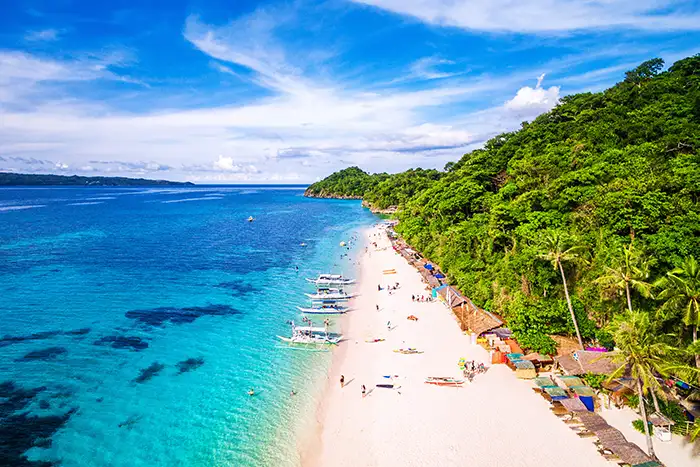
#> input picture image/pantai.webp, 700 x 467 px
$ python 06_operasi_bitwise.py
#> lines starting #> are read from the running program, lines starting #| are printed output that depends on the picture; after the words box and inside, x2 and y2 are one past the last pixel; in counts of white or black regions, pixels touching at a corner belong together
"""
==========================================================================
PERCOBAAN 6: OPERASI BITWISE
==========================================================================
Program ini mempelajari operasi bitwise (operasi bit per bit) pada gambar.
Operasi bitwise sangat berguna untuk membuat mask, overlay logo, dan
menggabungkan gambar secara selektif.

Fungsi utama:
- cv2.bitwise_and(img1, img2)  : AND → Hanya piksel yang sama-sama ON
- cv2.bitwise_or(img1, img2)   : OR  → Piksel yang salah satunya ON
- cv2.bitwise_xor(img1, img2)  : XOR → Piksel yang berbeda saja
- cv2.bitwise_not(img)          : NOT → Invert semua bit

Konsep: Setiap piksel = 8 bit (0000 0000 - 1111 1111)
AND : 1 & 1 = 1, lainnya = 0
OR  : 0 | 0 = 0, lainnya = 1
XOR : sama = 0, beda = 1
NOT : 0 → 1, 1 → 0
==========================================================================
"""

import cv2
import numpy as np
import os
import matplotlib.pyplot as plt

SCRIPT_DIR = os.path.dirname(os.path.abspath(__file__))
IMAGE_DIR = os.path.join(SCRIPT_DIR, "image")
OUTPUT_DIR = os.path.join(SCRIPT_DIR, "output")
os.makedirs(OUTPUT_DIR, exist_ok=True)

print("=" * 60)
print("PERCOBAAN 6: OPERASI BITWISE")
print("=" * 60)

# ============================================================
# 1. Membuat dua gambar sederhana untuk demo bitwise
# ============================================================

# Membuat gambar persegi oranye di atas latar hitam
img_rect = np.zeros((400, 400, 3), dtype=np.uint8)
# cv2.rectangle(img, titik_kiri_atas, titik_kanan_bawah, warna, ketebalan)
# ketebalan -1 = filled (terisi penuh)
cv2.rectangle(img_rect, (50, 50), (250, 250), (0, 165, 255), -1)  # oranye (BGR)

# Membuat gambar lingkaran cyan di atas latar hitam
img_circle = np.zeros((400, 400, 3), dtype=np.uint8)
# cv2.circle(img, titik_pusat, radius, warna, ketebalan)
cv2.circle(img_circle, (250, 250), 150, (255, 200, 0), -1)  # cyan (BGR)

print("[INFO] Dua gambar mask dibuat: persegi dan lingkaran")

# ============================================================
# 2. Operasi AND - Irisan (intersection)
# ============================================================

# AND: Piksel = putih HANYA jika di kedua gambar pikselnya putih
# ★ KODE INTI ★ — Efek: hanya area OVERLAP (irisan) yang tersisa, sisanya hitam
hasil_and = cv2.bitwise_and(img_rect, img_circle)
print("[INFO] AND: Hanya area yang overlap yang berwarna putih")

# ============================================================
# 3. Operasi OR - Gabungan (union)
# ============================================================

# OR: Piksel = putih jika di salah satu atau kedua gambar pikselnya putih
# Berguna untuk: menggabungkan dua mask
hasil_or = cv2.bitwise_or(img_rect, img_circle)
print("[INFO] OR: Area gabungan kedua bentuk berwarna putih")

# ============================================================
# 4. Operasi XOR - Perbedaan simetris (symmetric difference)
# ============================================================

# XOR: Piksel = putih HANYA jika di salah satu gambar (bukan keduanya)
# Berguna untuk: mendeteksi perbedaan antara dua gambar
hasil_xor = cv2.bitwise_xor(img_rect, img_circle)
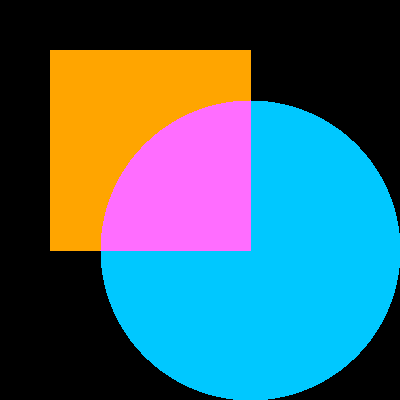
#> hasil_xor: shape (400, 400, 3); mean of channels 0, 1, 2 112.6, 101.5, 64.4; drawn as B, G, R
print("[INFO] XOR: Hanya area yang berbeda yang berwarna putih")

# ============================================================
# 5. Operasi NOT - Invert (komplemen)
# ============================================================

# NOT: Membalik semua bit → putih jadi hitam, hitam jadi putih
# Berguna untuk: membuat mask invers
hasil_not_rect = cv2.bitwise_not(img_rect)
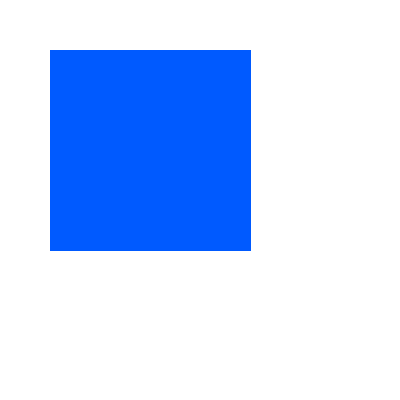
#> hasil_not_rect: shape (400, 400, 3); mean of channels 0, 1, 2 255, 213.3, 190.6; drawn as B, G, R
hasil_not_circle = cv2.bitwise_not(img_circle)
print("[INFO] NOT: Warna dibalik")

# ============================================================
# 6. Visualisasi operasi bitwise dasar
# ============================================================

fig, axes = plt.subplots(2, 3, figsize=(15, 10))

axes[0, 0].imshow(cv2.cvtColor(img_rect, cv2.COLOR_BGR2RGB))
axes[0, 0].set_title("Persegi (A)")

axes[0, 1].imshow(cv2.cvtColor(img_circle, cv2.COLOR_BGR2RGB))
axes[0, 1].set_title("Lingkaran (B)")

axes[0, 2].imshow(cv2.cvtColor(hasil_and, cv2.COLOR_BGR2RGB))
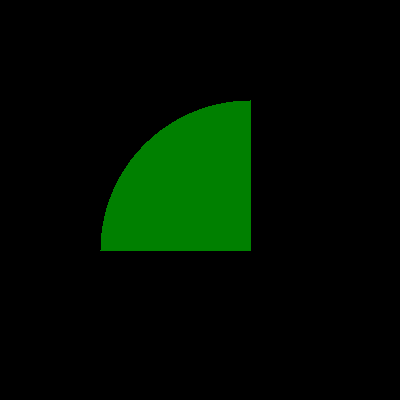
#> hasil_and: shape (400, 400, 3); mean of channels 0, 1, 2 0, 14.3, 0; drawn as B, G, R
axes[0, 2].set_title("A AND B\n(Irisan/Intersection)")

axes[1, 0].imshow(cv2.cvtColor(hasil_or, cv2.COLOR_BGR2RGB))
axes[1, 0].set_title("A OR B\n(Gabungan/Union)")

axes[1, 1].imshow(cv2.cvtColor(hasil_xor, cv2.COLOR_BGR2RGB))
axes[1, 1].set_title("A XOR B\n(Perbedaan Simetris)")

axes[1, 2].imshow(cv2.cvtColor(hasil_not_rect, cv2.COLOR_BGR2RGB))
axes[1, 2].set_title("NOT A\n(Invert Persegi)")

for ax in axes.flat:
    ax.axis("off")

plt.suptitle("Percobaan 6: Operasi Bitwise Dasar", fontsize=16, fontweight="bold")
plt.tight_layout()

output_path = os.path.join(OUTPUT_DIR, "06_bitwise_dasar_hasil.png")
plt.savefig(output_path, dpi=150, bbox_inches="tight")
print(f"\n[OUTPUT] Bitwise dasar: {output_path}")
plt.show()

# ============================================================
# 7. Aplikasi: Overlay Logo menggunakan bitwise
# ============================================================
print("\n--- Aplikasi: Overlay Logo menggunakan Bitwise ---")

# Membaca gambar latar belakang
img_bg = cv2.imread(os.path.join(IMAGE_DIR, "pantai.webp"))
#> img_bg is the input picture: shape (467, 700, 3); mean B, G, R 171.3, 159.6, 108.7
if img_bg is None:
    print("[ERROR] Gambar pantai.webp tidak ditemukan!")
    exit()

# Membaca foto laila sebagai gambar yang akan di-overlay ke background
img_logo = cv2.imread(os.path.join(IMAGE_DIR, "laila.jpeg"))
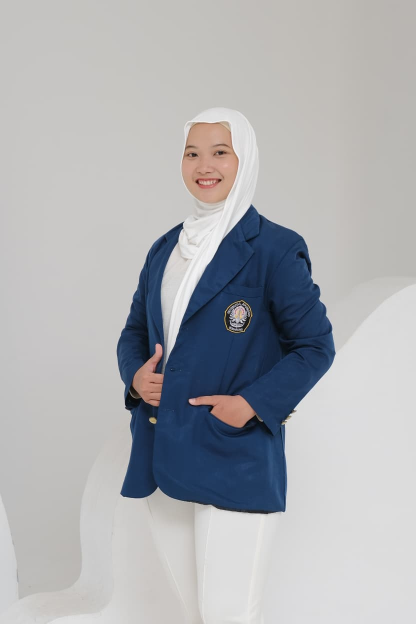
#> input picture image/laila.jpeg, 832 x 1248 px (shown at 1/2 size)
#> img_logo is the input picture: shape (1248, 832, 3); mean B, G, R 178.2, 175, 173.5

# Mengubah ukuran logo agar lebih kecil dari background
# Mengambil 1/4 lebar background sebagai lebar logo
lebar_logo = img_bg.shape[1] // 4
#> lebar_logo = 175
tinggi_logo = int(img_logo.shape[0] * lebar_logo / img_logo.shape[1])
#> tinggi_logo = 262
img_logo = cv2.resize(img_logo, (lebar_logo, tinggi_logo))
#> img_logo: shape (262, 175, 3)

# Mengkonversi logo ke grayscale untuk membuat mask
logo_gray = cv2.cvtColor(img_logo, cv2.COLOR_BGR2GRAY)

# Membuat mask binary dari logo (putih = ada logo, hitam = tidak)
# cv2.threshold() mengkonversi ke binary: piksel > 10 → putih, sisanya hitam
_, mask_logo = cv2.threshold(logo_gray, 10, 255, cv2.THRESH_BINARY)
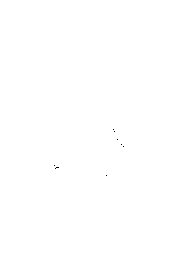
#> mask_logo: shape (262, 175); 100% white; black in thin lines or dots, all inside (x1, y1, x2, y2) = (54, 129, 124, 176)

# Membuat mask invers (kebalikan dari mask_logo)
mask_logo_inv = cv2.bitwise_not(mask_logo)

# Menentukan posisi overlay (kanan atas)
y_offset = 10
x_offset = img_bg.shape[1] - lebar_logo - 10
#> x_offset = 515

# Mengambil Region of Interest (ROI) dari background di posisi logo
roi = img_bg[y_offset:y_offset + tinggi_logo, x_offset:x_offset + lebar_logo]
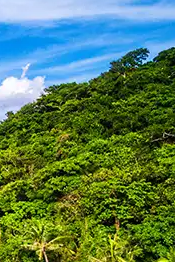
#> roi: shape (262, 175, 3); mean B, G, R 86.1, 123, 86.7

# ★ KODE INTI (Overlay Teknik 3 Langkah) ★
# LANGKAH 1: Hapus area logo dari ROI menggunakan AND + mask invers
# Area di mana logo akan ditaruh menjadi hitam
bg_area = cv2.bitwise_and(roi, roi, mask=mask_logo_inv)

# LANGKAH 2: Ambil hanya area logo menggunakan AND + mask
logo_area = cv2.bitwise_and(img_logo, img_logo, mask=mask_logo)

# LANGKAH 3: Gabungkan background (tanpa area logo) + logo
# Karena bg_area dan logo_area TIDAK overlap, penjumlahan = penggabungan bersih
kombinasi = cv2.add(bg_area, logo_area)

# Memasukkan hasil gabungan kembali ke gambar background
img_hasil = img_bg.copy()
img_hasil[y_offset:y_offset + tinggi_logo, x_offset:x_offset + lebar_logo] = kombinasi
#> img_hasil: shape (467, 700, 3); 14.02% of pixels changed, all inside (x1, y1, x2, y2) = (515, 10, 690, 272)

print("  Logo berhasil di-overlay ke gambar background!")

# Visualisasi proses overlay
fig2, axes2 = plt.subplots(2, 3, figsize=(18, 10))

axes2[0, 0].imshow(cv2.cvtColor(roi, cv2.COLOR_BGR2RGB))
axes2[0, 0].set_title("1. ROI (Area target)")

axes2[0, 1].imshow(mask_logo, cmap="gray")
axes2[0, 1].set_title("2. Mask Logo")

axes2[0, 2].imshow(mask_logo_inv, cmap="gray")
axes2[0, 2].set_title("3. Mask Invers")

axes2[1, 0].imshow(cv2.cvtColor(bg_area, cv2.COLOR_BGR2RGB))
axes2[1, 0].set_title("4. BG tanpa area logo\n(AND + mask invers)")

axes2[1, 1].imshow(cv2.cvtColor(logo_area, cv2.COLOR_BGR2RGB))
axes2[1, 1].set_title("5. Logo saja\n(AND + mask)")

axes2[1, 2].imshow(cv2.cvtColor(img_hasil, cv2.COLOR_BGR2RGB))
axes2[1, 2].set_title("6. Hasil Akhir\n(Background + Logo)")

for ax in axes2.flat:
    ax.axis("off")

plt.suptitle("Proses Overlay Logo dengan Bitwise Operations", fontsize=14, fontweight="bold")
plt.tight_layout()

output_path2 = os.path.join(OUTPUT_DIR, "06_overlay_logo_hasil.png")
plt.savefig(output_path2, dpi=150, bbox_inches="tight")
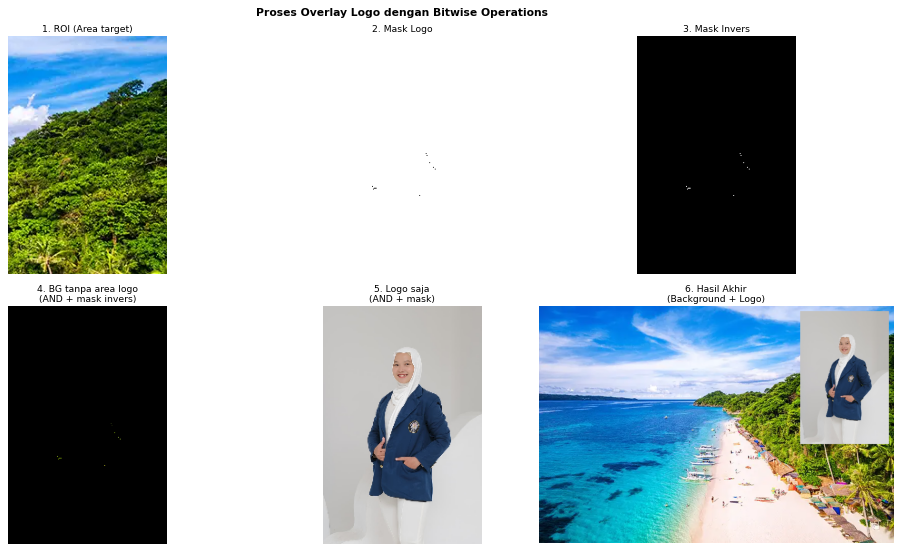
#> figure drawn by matplotlib, 6 panels
print(f"[OUTPUT] Overlay logo: {output_path2}")
plt.show()

# ============================================================
# RINGKASAN
# ============================================================
print("\n" + "=" * 60)
print("RINGKASAN PERCOBAAN 6")
print("=" * 60)
print("Operasi Bitwise:")
print("  1. AND : Mengambil irisan (piksel ON di kedua gambar)")
print("  2. OR  : Mengambil gabungan (piksel ON di salah satu)")
print("  3. XOR : Mengambil perbedaan (piksel ON di satu saja)")
print("  4. NOT : Membalik semua piksel")
print("\nAplikasi utama:")
print("  - Membuat dan menerapkan mask")
print("  - Overlay logo/watermark ke gambar")
print("  - Menggabungkan gambar secara selektif")
print("  - Operasi set (union, intersection, difference)")
print("=" * 60)
